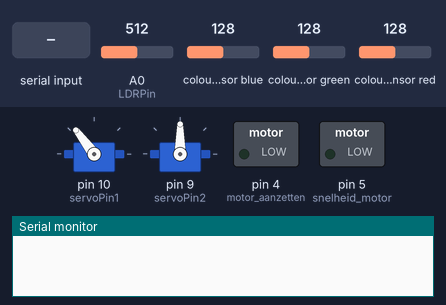
The sketch below on a simulated Arduino Uno, built with avr-gcc and run on an emulated ATmega328P. On the bench: 2 × servo, switched loads named in the sketch (green lamp = pin HIGH), the last lines printed to the serial monitor. Inputs (shaded band) come from the test bench; at power-on: A0 (LDRPin) = 512, colour sensor blue 128, colour sensor green 128, colour sensor red 128.

Above: at 1.2 s.
1.3 s: "start" received over Serial
At 3.3 s:
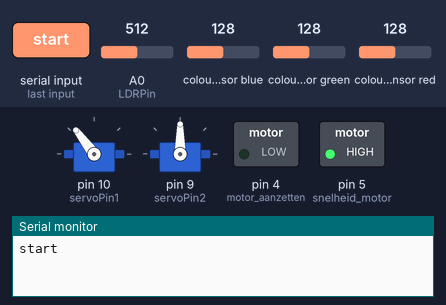
5.7 s: "stop" received over Serial
At 8.0 s:
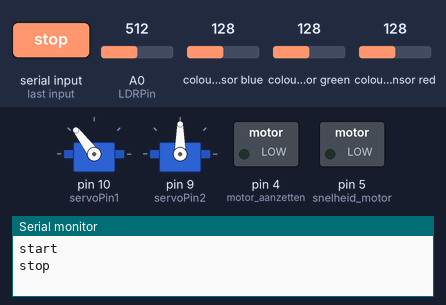
Timing chart, 0 to 9.5 s (numbered marks = the images above; inputs shaded):
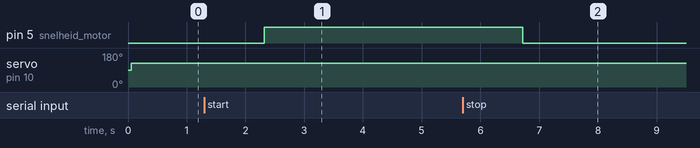

The sketch:

sorteerrobotcorrect.ino
```cpp
#include <Servo.h>
#include "Adafruit_TCS34725.h"

Servo servo1; //afval servo
Servo servo2; //kleuren servo

int LDRPin = A0;
int huidigeStatus = 0;
int vorigeStatus = 0;

String mijnString;
String getKleur;
String getAantal;

String kleurKleurenSensor;

int aantalRodeBlokjes = 0;
int aantalGroeneBlokjes;
int aantalGeleBlokjes;

int getAantalInt;

int waardeLDR;

int servoPin1 = 10;
int servoPin2 = 9;

int servoAngle1 = 0; // begin hoek afvalservo
int servoAngle2 = 120; // begin hoek kleurenservo

//initaliseren van de kleur sensor
Adafruit_TCS34725 tcs = Adafruit_TCS34725(TCS34725_INTEGRATIONTIME_700MS, TCS34725_GAIN_1X);

void setup() {
  // put your setup code here, to run once:
  Serial.begin(9600);

  if (tcs.begin()) {
  } else {
    while (1);
  }


  servo1.attach(servoPin1);
  servo2.attach(servoPin2);

  pinMode(LDRPin, INPUT);

  pinMode(4, OUTPUT); // motor aanzetten
  pinMode(5, OUTPUT); // snelheid motor

}

//--------------BEGIN LOOP---------------
void loop() {
  uint16_t r, g, b, c, colorTemp, lux;
  waardeLDR = analogRead(LDRPin);

  if (Serial.available() > 0) {
    mijnString = Serial.readString();
    Serial.println(mijnString);
    if (mijnString.equals("start")) {
      digitalWrite(4, LOW);
      analogWrite(5, 255);
    } else if (mijnString.equals("stop")) {
      analogWrite(5, 0);
    }
  }

  getKleur = getValue(mijnString, ':', 0);
  getAantal = getValue(mijnString, ':', 1);

  int getAantalInt = getAantal.toInt();

  tcs.getRawData(&r, &g, &b, &c);

  if (r > (b * 3) && g > (b * 2.5)) {
    kleurKleurenSensor = "geel"; // 3 is geel
    Serial.println("xgeel");
  } else if (r > (g * 4) && r > (b * 4)) {
    kleurKleurenSensor = "rood";  // 1 is rood
  } else if (g > r && g > (b * 2)) {
    kleurKleurenSensor = "groen"; // 2 is groen
  } else if (r > 130 && g > 130 && b > 130) {
    kleurKleurenSensor = "onbekend"; // 0 is afval
  }

  if (getKleur.equals("rood") && getKleur.equals(kleurKleurenSensor) && aantalRodeBlokjes < getAantalInt) {
    servoGoed();
    servoRood();
  } else if (getKleur.equals("geel") && getKleur.equals(kleurKleurenSensor) && aantalGeleBlokjes < getAantalInt) {
    servoGoed();
    servoGeel();
  } else if (getKleur.equals("groen") && getKleur.equals(kleurKleurenSensor) && aantalGroeneBlokjes < getAantalInt) {
    servoGoed();
    servoGroen();
  } else {
    servoFout();
  }

  //wanneer de waarde onder de 400 komt dan wordt de huidigeStatus op 1 gezet
  if (waardeLDR < 400) {
    huidigeStatus = 1;
  } else { //wanneer de waarde anders is wordt de huidigeStatus op 0 gezet
    huidigeStatus = 0;
  }
  //wanneer de huidigeStatus 1 is en de vorigeStatus 0 is dan wordt er 1 geteld
  if (huidigeStatus == 1 && vorigeStatus == 0) {
    if (getKleur.equals("rood")) {
      aantalRodeBlokjes++;
      if (aantalRodeBlokjes >= getAantalInt) {
        servoFout();
        Serial.println("n");
        getKleur = "";
      }
    } else if (getKleur.equals("geel")) {
      aantalGeleBlokjes++;
      if (aantalGeleBlokjes >= getAantalInt) {
        servoFout();
        Serial.println("n");
        getKleur = "";
      }
    }
    else if (getKleur.equals("groen")) {
      aantalGroeneBlokjes++;
      if (aantalGroeneBlokjes >= getAantalInt) {
        servoFout();
        Serial.println("n");
        getKleur = "";
      }
    }
  }
  vorigeStatus = huidigeStatus; //de vorigeStatus wordt op de huidigeStatus gezet

}
//-------------EINDE LOOP--------------------

String getValue(String data, char separator, int index)
{
  int found = 0;
  int strIndex[] = { 0, -1 };
  int maxIndex = data.length() - 1;

  for (int i = 0; i <= maxIndex && found <= index; i++) {
    if (data.charAt(i) == separator || i == maxIndex) {
      found++;
      strIndex[0] = strIndex[1] + 1;
      strIndex[1] = (i == maxIndex) ? i + 1 : i;
    }
  }
  return found > index ? data.substring(strIndex[0], strIndex[1]) : "";
}
void servoGoed() {
  servo1.write(180);
}

void servoFout() {
  servo1.write(127);
}

void servoRood() {
  servo2.write(0);
}

void servoGeel() {
  for(int servoAngle = 100; servoAngle > 75; servoAngle--){
    servo2.write(servoAngle);
    delay(5);
  }
}

void servoGroen() {
  servo2.write(40);
}
```

Measured:
- after the input at 1.3 s, pin 5 (snelheid_motor): LOW → HIGH after 1.0 s
- after the input at 5.7 s, pin 5 (snelheid_motor): HIGH → LOW after 1.0 s
